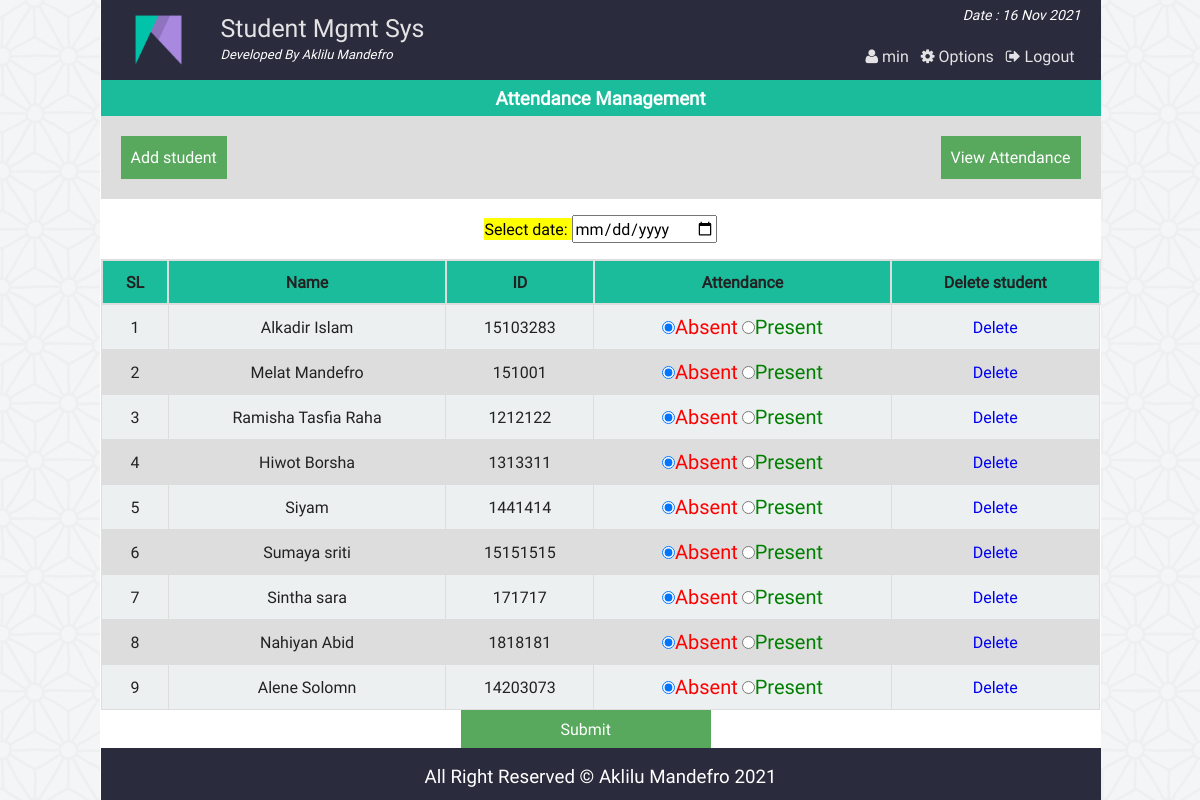
Page /class_att.php (signed in) on the committed database.
### tables this page shows
CREATE TABLE `at_student` (
  `id` int(11) NOT NULL,
  `name` varchar(40) NOT NULL,
  `st_id` int(11) NOT NULL
);

### php/functions.php (called while the page is built, shortened)
<?php
class login_registration_class{
	public function attn_student(){
		global $conn;
		$sql = "select * from at_student";
		$result = $conn->query($sql);
		return $result;
	}
};
?>

### class_att.php (the view, shortened to what this page needs)
<?php
	require "php/config.php";
	require_once "php/functions.php";
	$user = new login_registration_class();
?>
<?php
include "php/headertop_admin.php";
?>
<div class="all_student fix">
		<h3 style="text-align:center;color:#fff;margin:0;padding:5px;background:#1abc9c">Attendance Management</h3>
		<div  class="fix" style="background:#ddd;padding:20px;">
			<span style="float:left;"><a style="color:#fff;" href="att_add.php"><button style="background:#58A85D;border:none;color:#fff;padding:10px;">Add student</button></a></span>
			<span style="float:right;"><a style="color:#fff;" href="att_view.php"> <button style="background:#58A85D;border:none;color:#fff;padding:10px;">View Attendance</button></a></span>
		</div>
	<form action="" method="post">
		<p style="text-align:center;color:#34495e;">
			<mark>Select date: <input type="date" name="attndate" required/></mark>
		</p>
		<table class="tab_one" style="text-align:center;">
			<tr>
				<th style="text-align:center;">SL</th>
				<th style="text-align:center;">Name</th>
				<th style="text-align:center;">ID</th>
				<th style="text-align:center;">Attendance</th>
				<th style="text-align:center;">Delete student</th>
			</tr>
			<?php
			$i=0;
				$alluser = $user->attn_student();
				while($rows = $alluser->fetch_assoc()){
				$i++;
		?>
			<tr>
				<td><?php echo $i;?></td>
				<td><?php echo $rows['name'];?></td>
				<td><?php echo $rows['st_id'];?></td>
				<td>
					<label style="color:red;font-size:20px"><input type="radio" name="attn[<?php echo $rows['st_id'];?>]" value="absent" checked/>Absent</label>
					<label style="color:green;font-size:20px"> <input type="radio" name="attn[<?php echo $rows['st_id'];?>]" value="present" />Present</label>
				</td>
				<td><a href="att_del.php?dl=<?php echo $rows['id']; ?>">Delete</a></td>
			</tr>
			<?php } ?>
		</table>
		<span style="margin-left:360px;"><input style="<text-align:right></text-align:right>;background:#58A85D;border:none;color:#fff;padding:8px 100px;" type="submit" name="submit" value="Submit" /></span>
	</form>
</div>
<?php include "php/footerbottom.php";?>

### css/main.css (style rules this page uses)
html { color: #222; font-size: 1em; line-height: 1.4; }
a { text-decoration:none; }
.fix { overflow:hidden; }
body { font-family:roboto !important; background:url(../img/ptrn.png) repeat fixed; }
.st_reg th, td { padding: 8px; }
table.tab_one { width:100%; }
table.tab_one th { background:#1abc9c; padding:10px; font-weight:bold; text-align:left; }
table.tab_one td { border:1px solid #ddd; padding:8px; }
table.tab_one td a { text-decoration:none; }
table.tab_one tr:nth-child(odd) { background:#ddd; }
table.tab_one tr:nth-child(even) { background:#ecf0f1; }
.all_student { min-height:450px; }
table.att_tab tr,td,th { border:2px solid #ddd; border-collapse:collapse; padding:8px; }

### rows in the picture
at_student: name "Alkadir Islam", st "15103283"
at_student: name "Melat Mandefro", st "151001"
at_student: name "Ramisha Tasfia Raha", st "1212122"
at_student: name "Hiwot Borsha", st "1313311"
at_student: name "Siyam", st "1441414"
at_student: name "Sumaya sriti", st "15151515"
at_student: name "Sintha sara", st "171717"
at_student: name "Nahiyan Abid", st "1818181"
at_student: name "Alene Solomn", st "14203073"

### other values in the picture
$admin_name "min"
